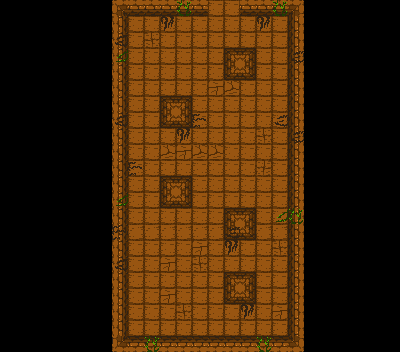

Tiled map render using the project's own tile images. Description and the map definition, with tile-layer contents summarised, below:
An orthogonal 25x22 tile map with 16x16 px tiles, 2 tile layers (Kachelebene 1, top) and 4 objects (2x enemy_area, exit, chest).

<map version="1.0" orientation="orthogonal" renderorder="right-down" width="25" height="22" tilewidth="16" tileheight="16" nextobjectid="83">
 <tileset firstgid="1" name="tileset.png" tilewidth="16" tileheight="16" tilecount="140" columns="28">
  <image source="../images/tileset.png" width="448" height="80" />
 </tileset>
 <layer name="Kachelebene 1" width="25" height="22">
  <properties>
   <property name="tileset" value="tileset.png" />
  </properties>
  <data>[550 cells, 550 non-empty, 19 distinct tile ids]</data>
 </layer>
 <objectgroup name="objects">
  <object id="73" name="exit_north" type="exit" x="208" y="0" width="32" height="16">
   <properties>
    <property name="direction" value="north" />
   </properties>
  </object>
  <object id="81" name="chest" type="chest" x="160" y="144" width="16" height="16" />
 </objectgroup>
 <objectgroup name="enemies">
  <object id="79" name="enemy_area" type="enemy_area" x="192" y="96" width="96" height="96" />
  <object id="80" name="enemy_area" type="enemy_area" x="144" y="208" width="80" height="112" />
 </objectgroup>
 <layer name="top" width="25" height="22">
  <properties>
   <property name="tileset" value="tileset.png" />
  </properties>
  <data>[550 cells, 23 non-empty, 5 distinct tile ids]</data>
 </layer>
</map>
